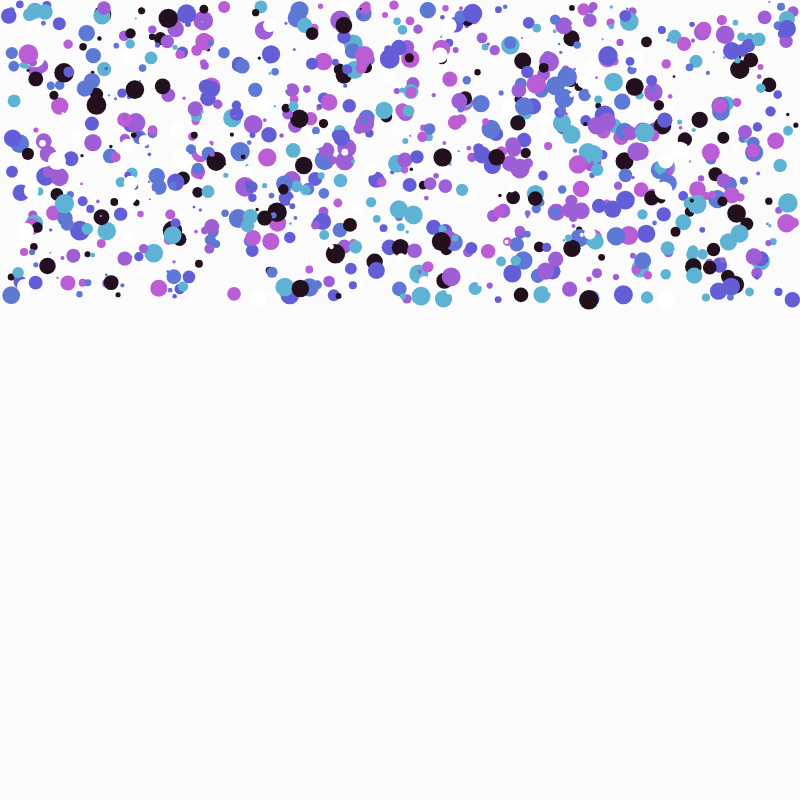
Frame 1 (no input)
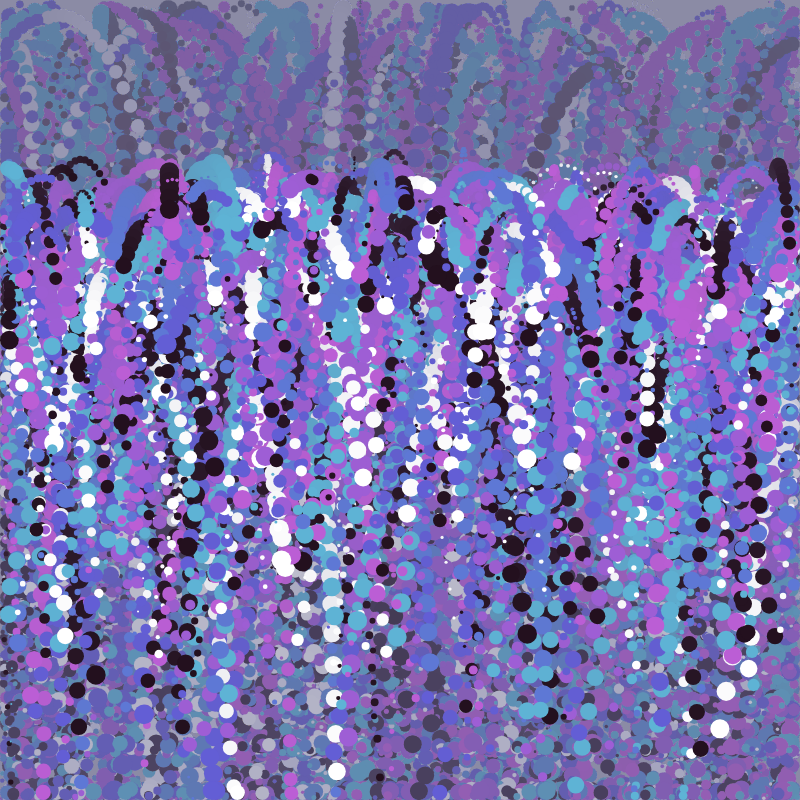
Frame 60 (no input)
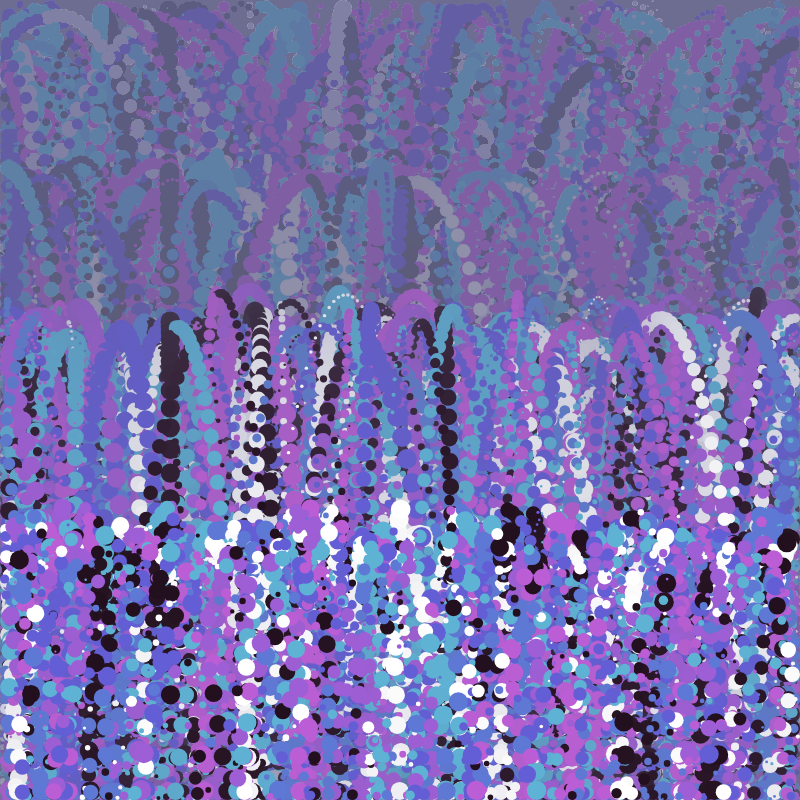
Frame 120 (the mouse pressed at the canvas centre since frame 60)

The p5.js sketch that drew these frames (run headless with seeded random() and noise() and a simulated clock; from frame 60 on, the mouse is pressed at the canvas centre):

// p5.js sketch
// ── sketch.js
const NUM_BALLS = 1000;
let BG_COLOR;
let COLOR_ARRAY;
let MAIN_COLOR;

let system;
let wind;

function setup() {
  createCanvas(800,800);
  colorMode(HSB,360);
  MAIN_COLOR = color(random(0,360),200,300);
  COLOR_ARRAY = getAnalogousColors(MAIN_COLOR);
  BG_COLOR = color(hue(MAIN_COLOR),100,200, 10);

  system = new System();

  let ball;

  for (let x = 0; x <= NUM_BALLS; x++){
    let temp_rad = random(1,10)
    ball =  new Ball(random(temp_rad, width - temp_rad), random(temp_rad, 300), temp_rad, random(COLOR_ARRAY));
    system.addObject(ball);
  }

  //add gravity
  system.addForce({
    name:"Gravity",
    base: createVector(0,2),
    applyTo(obj){
      obj.applyForce(p5.Vector.mult(this.base, obj.mass));
    }
  }
  );

  //add wind
  wind = {
    name:"Gravity",
    base: createVector(0,2),
    applyTo(obj){
      obj.applyForce(this.base);
    }
  }

  system.addForce(wind);

}



function draw() {
  background(BG_COLOR);

  system.draw();
  system.update();

  if (mouseIsPressed){
    wind.base.x = width/2 - mouseX;
    wind.base.y = height /2 - mouseY;
    wind.base.normalize();
    wind.base.mult(10000);
  }else{
    wind.base.mult(0);
  }
}


class System{
  objects = [];
  forces = [];

  addObject(obj){
    this.objects.push(obj);
  }

  addForce(force){
    this.forces.push(force);
  }

  update(){
    for (let force of this.forces){
      for (let obj of this.objects){
        // obj.applyForce(force);
        force.applyTo(obj);
      }
    }

    this.objects.forEach((obj)=>{
      obj.update();
    });
  }

  draw(){
    this.objects.forEach((obj)=>{
      obj.draw();
    });
  }
}

class Ball {
  constructor(x,y, radius, my_color){
    this.radius = radius;
    this.color = color(my_color);
    this.position = createVector(x,y);
    this.mass = pow(radius,3)*PI*(4/3);
    this.velocity = createVector(random(-10,10),random(-10,10));
    this.force = createVector(0,0);
  }

  update() {
    const acceleration = p5.Vector.div(this.force, this.mass);
    this.force.mult(0);
    this.velocity.add(acceleration);
    this.position.add(this.velocity);

    this.velocity.x *= 0.995;
    
    if (this.position.x - this.radius < 0 || this.position.x + this.radius >= width){
      this.velocity.x *= -0.9;
    }
    if (this.position.y - this.radius < 0 || this.position.y + this.radius >= height){
      this.velocity.y *= -0.9;
    }

    this.position.x = min(width - this.radius, max(this.radius, this.position.x));
    this.position.y = min(height - this.radius, max(this.radius, this.position.y));

  }

  applyForce(force){
    this.force.add(force);
  }

  draw(){
    fill(this.color)
    noStroke();
    circle(this.position.x, this.position.y, this.radius*2);
  }
}


function getAnalogousColors(myColor) {
  let colors = [];
  
  // Calculate the hues of the 6 analogous colors
  let myHue = hue(myColor);
  let hues = [];
  hues.push(myHue - 60);
  hues.push(myHue - 30);
  hues.push(myHue - 15);
  hues.push(myHue + 15);
  hues.push(myHue + 30);
  hues.push(myHue + 60);
  
  // Normalize the hues to be within the range of 0 to 360
  for (let i = 0; i < hues.length; i++) {
    hues[i] = (hues[i] + 360) % 360;
  }
  
  // Convert the hues, saturation, and brightness to RGB hex codes
  for (let i = 0; i < hues.length - 1; i++) {
    colors.push(color(hues[i], saturation(myColor), brightness(myColor)));
  }
  colors.push(color(hues.slice(-1)[0] , saturation(myColor), 50));
  colors.push(color("#ffffff"));

  return colors;
}
